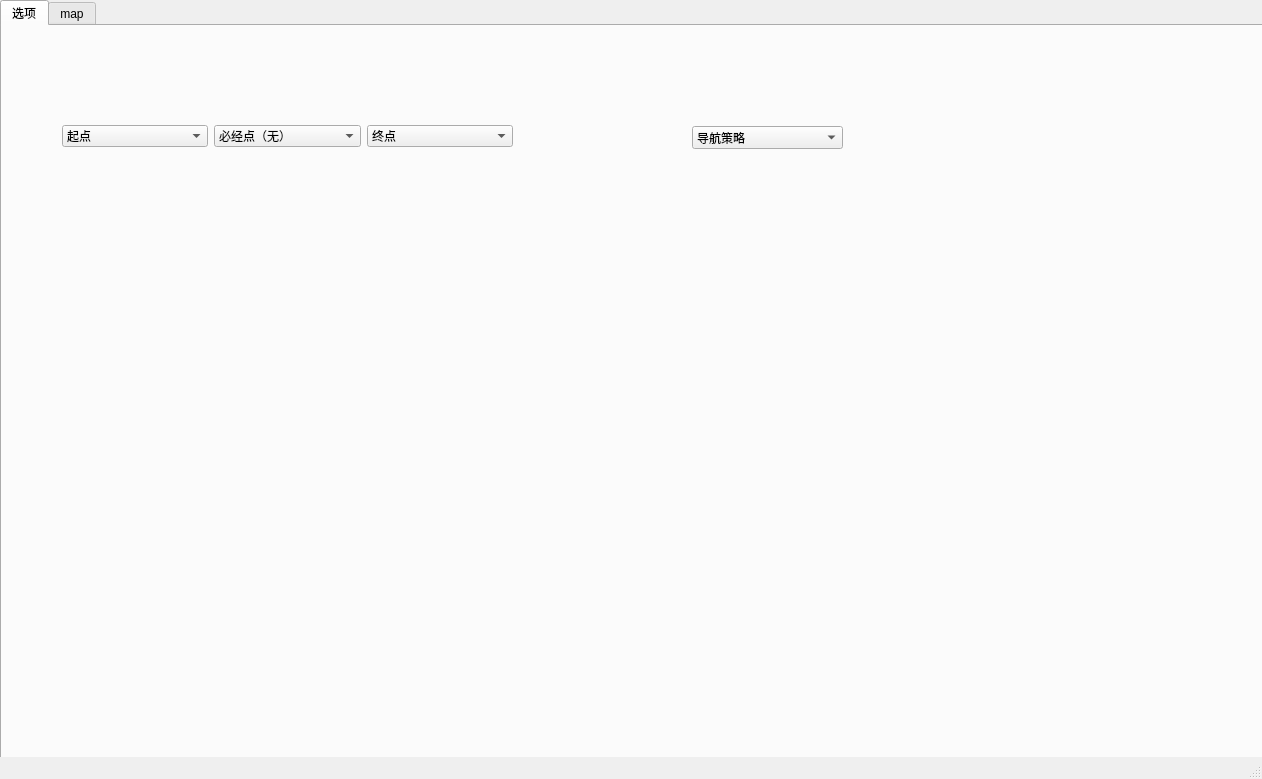
<?xml version="1.0" encoding="UTF-8"?>
<ui version="4.0">
 <class>MainWindow</class>
 <widget class="QMainWindow" name="MainWindow">
  <property name="geometry">
   <rect>
    <x>0</x>
    <y>0</y>
    <width>1262</width>
    <height>779</height>
   </rect>
  </property>
  <property name="maximumSize">
   <size>
    <width>1262</width>
    <height>779</height>
   </size>
  </property>
  <property name="windowTitle">
   <string>MainWindow</string>
  </property>
  <widget class="QWidget" name="centralwidget">
   <widget class="QTabWidget" name="tabWidget">
    <property name="enabled">
     <bool>true</bool>
    </property>
    <property name="geometry">
     <rect>
      <x>0</x>
      <y>0</y>
      <width>1271</width>
      <height>781</height>
     </rect>
    </property>
    <property name="maximumSize">
     <size>
      <width>16777215</width>
      <height>16777215</height>
     </size>
    </property>
    <property name="styleSheet">
     <string notr="true"/>
    </property>
    <property name="currentIndex">
     <number>0</number>
    </property>
    <property name="iconSize">
     <size>
      <width>16</width>
      <height>16</height>
     </size>
    </property>
    <widget class="QWidget" name="widget">
     <attribute name="title">
      <string>选项</string>
     </attribute>
     <widget class="QComboBox" name="comboBox_4">
      <property name="geometry">
       <rect>
        <x>690</x>
        <y>100</y>
        <width>151</width>
        <height>23</height>
       </rect>
      </property>
      <item>
       <property name="text">
        <string>导航策略</string>
       </property>
      </item>
      <item>
       <property name="text">
        <string>最短距离策略</string>
       </property>
      </item>
      <item>
       <property name="text">
        <string>最短时间策略</string>
       </property>
      </item>
      <item>
       <property name="text">
        <string>交通工具的最短时间策略</string>
       </property>
      </item>
     </widget>
     <widget class="QWidget" name="">
      <property name="geometry">
       <rect>
        <x>60</x>
        <y>90</y>
        <width>451</width>
        <height>41</height>
       </rect>
      </property>
      <layout class="QHBoxLayout" name="horizontalLayout">
       <item>
        <widget class="QComboBox" name="comboBox">
         <item>
          <property name="text">
           <string>起点</string>
          </property>
         </item>
         <item>
          <property name="text">
           <string>医务室</string>
          </property>
         </item>
         <item>
          <property name="text">
           <string>运动场</string>
          </property>
         </item>
         <item>
          <property name="text">
           <string>雁北园北区</string>
          </property>
         </item>
        </widget>
       </item>
       <item>
        <widget class="QComboBox" name="comboBox_2">
         <item>
          <property name="text">
           <string>必经点（无）</string>
          </property>
         </item>
         <item>
          <property name="text">
           <string>医务室</string>
          </property>
         </item>
         <item>
          <property name="text">
           <string>运动场</string>
          </property>
         </item>
         <item>
          <property name="text">
           <string>雁北园北区</string>
          </property>
         </item>
        </widget>
       </item>
       <item>
        <widget class="QComboBox" name="comboBox_3">
         <item>
          <property name="text">
           <string>终点</string>
          </property>
         </item>
         <item>
          <property name="text">
           <string>医务室</string>
          </property>
         </item>
         <item>
          <property name="text">
           <string>运动场</string>
          </property>
         </item>
         <item>
          <property name="text">
           <string>雁北园北区</string>
          </property>
         </item>
        </widget>
       </item>
      </layout>
     </widget>
    </widget>
    <widget class="QWidget" name="tab_2">
     <property name="styleSheet">
      <string notr="true">image: url(:/new/map.jpeg);</string>
     </property>
     <attribute name="title">
      <string>map</string>
     </attribute>
    </widget>
   </widget>
  </widget>
  <widget class="QStatusBar" name="statusbar"/>
 </widget>
 <resources/>
 <connections/>
</ui>
